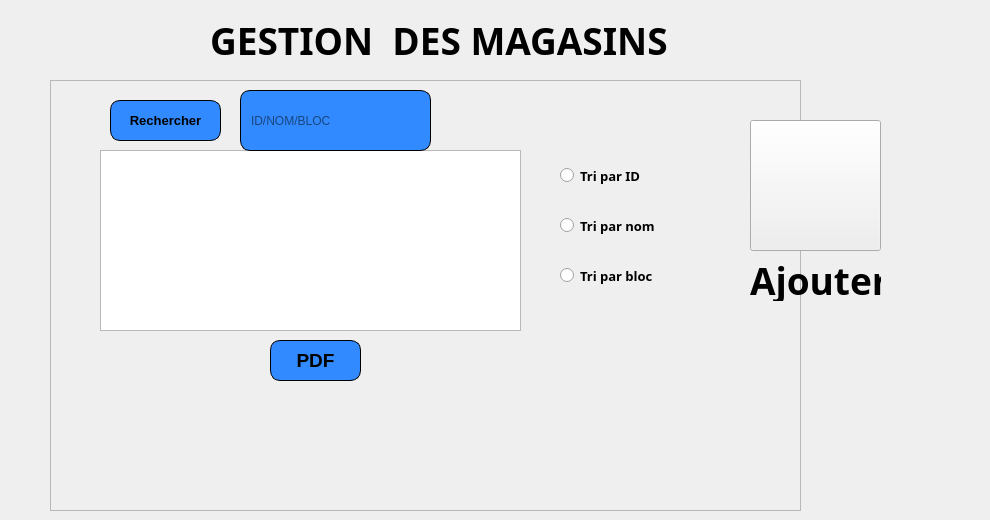
       <widget class="QWidget" name="tab_14">
        <attribute name="title">
         <string>Afficher magasin</string>
        </attribute>
        <widget class="QFrame" name="frame_2">
         <property name="geometry">
          <rect>
           <x>50</x>
           <y>80</y>
           <width>751</width>
           <height>431</height>
          </rect>
         </property>
         <property name="styleSheet">
          <string notr="true"/>
         </property>
         <property name="frameShape">
          <enum>QFrame::StyledPanel</enum>
         </property>
         <property name="frameShadow">
          <enum>QFrame::Raised</enum>
         </property>
         <widget class="QTableView" name="tableView_mag">
          <property name="geometry">
           <rect>
            <x>50</x>
            <y>70</y>
            <width>421</width>
            <height>181</height>
           </rect>
          </property>
          <property name="styleSheet">
           <string notr="true"/>
          </property>
          <property name="selectionMode">
           <enum>QAbstractItemView::SingleSelection</enum>
          </property>
          <property name="selectionBehavior">
           <enum>QAbstractItemView::SelectRows</enum>
          </property>
         </widget>
         <widget class="QPushButton" name="pushButton_recherche">
          <property name="geometry">
           <rect>
            <x>60</x>
            <y>20</y>
            <width>111</width>
            <height>41</height>
           </rect>
          </property>
          <property name="font">
           <font>
            <family>Arial</family>
            <pointsize>10</pointsize>
            <weight>75</weight>
            <italic>false</italic>
            <bold>true</bold>
           </font>
          </property>
          <property name="styleSheet">
           <string notr="true">	border: 1px solid black;
border-radius: 10px;
padding: 0 8px;
background: #318aff;
font: bold, &quot;Arial&quot;;;
text-align:center;</string>
          </property>
          <property name="text">
           <string>Rechercher</string>
          </property>
          <property name="icon">
           <iconset resource="projet.qrc">
            <normaloff>:/images/recherhche.png</normaloff>:/images/recherhche.png</iconset>
          </property>
          <property name="iconSize">
           <size>
            <width>30</width>
            <height>30</height>
           </size>
          </property>
         </widget>
         <widget class="QLineEdit" name="lineEdit_rechercher">
          <property name="geometry">
           <rect>
            <x>190</x>
            <y>10</y>
            <width>191</width>
            <height>61</height>
           </rect>
          </property>
          <property name="styleSheet">
           <string notr="true">	border: 1px solid black;
border-radius: 10px;
padding: 0 8px;
background: #318aff;
font: bold, &quot;Arial&quot;;;
text-align:center;</string>
          </property>
          <property name="placeholderText">
           <string>ID/NOM/BLOC</string>
          </property>
         </widget>
         <widget class="QRadioButton" name="radioButton_idm">
          <property name="geometry">
           <rect>
            <x>510</x>
            <y>80</y>
            <width>111</width>
            <height>31</height>
           </rect>
          </property>
          <property name="font">
           <font>
            <family>Century Gothic</family>
            <pointsize>10</pointsize>
            <weight>75</weight>
            <italic>false</italic>
            <bold>true</bold>
            <underline>false</underline>
           </font>
          </property>
          <property name="styleSheet">
           <string notr="true"/>
          </property>
          <property name="text">
           <string>Tri par ID</string>
          </property>
         </widget>
         <widget class="QRadioButton" name="radioButton_nomm">
          <property name="geometry">
           <rect>
            <x>510</x>
            <y>130</y>
            <width>121</width>
            <height>31</height>
           </rect>
          </property>
          <property name="font">
           <font>
            <family>Century Gothic</family>
            <pointsize>10</pointsize>
            <weight>75</weight>
            <bold>true</bold>
           </font>
          </property>
          <property name="styleSheet">
           <string notr="true"/>
          </property>
          <property name="text">
           <string>Tri par nom</string>
          </property>
         </widget>
         <widget class="QRadioButton" name="radioButton_blocm">
          <property name="geometry">
           <rect>
            <x>510</x>
            <y>180</y>
            <width>131</width>
            <height>31</height>
           </rect>
          </property>
          <property name="font">
           <font>
            <family>Century Gothic</family>
            <pointsize>10</pointsize>
            <weight>75</weight>
            <bold>true</bold>
           </font>
          </property>
          <property name="styleSheet">
           <string notr="true"/>
          </property>
          <property name="text">
           <string>Tri par bloc</string>
          </property>
         </widget>
         <widget class="QPushButton" name="pushButton_pdf_2">
          <property name="geometry">
           <rect>
            <x>220</x>
            <y>260</y>
            <width>91</width>
            <height>41</height>
           </rect>
          </property>
          <property name="font">
           <font>
            <family>Arial</family>
            <pointsize>14</pointsize>
            <weight>75</weight>
            <italic>false</italic>
            <bold>true</bold>
           </font>
          </property>
          <property name="styleSheet">
           <string notr="true">	border: 1px solid black;
border-radius: 10px;
padding: 0 8px;
background: #318aff;
font: bold, &quot;Arial&quot;;;
text-align:center;</string>
          </property>
          <property name="text">
           <string>PDF</string>
          </property>
          <property name="icon">
           <iconset resource="projet.qrc">
            <normaloff>:/images/pdf.png</normaloff>:/images/pdf.png</iconset>
          </property>
          <property name="iconSize">
           <size>
            <width>30</width>
            <height>30</height>
           </size>
          </property>
         </widget>
         <widget class="QLabel" name="label_maga">
          <property name="geometry">
           <rect>
            <x>20</x>
            <y>0</y>
            <width>641</width>
            <height>311</height>
           </rect>
          </property>
          <property name="text">
           <string/>
          </property>
          <property name="pixmap">
           <pixmap resource="projet.qrc">:/images/imf.jpg</pixmap>
          </property>
         </widget>
         <zorder>label_maga</zorder>
         <zorder>tableView_mag</zorder>
         <zorder>pushButton_recherche</zorder>
         <zorder>lineEdit_rechercher</zorder>
         <zorder>radioButton_idm</zorder>
         <zorder>radioButton_nomm</zorder>
         <zorder>radioButton_blocm</zorder>
         <zorder>pushButton_pdf_2</zorder>
        </widget>
        <widget class="QLabel" name="label_gestionmag">
         <property name="geometry">
          <rect>
           <x>210</x>
           <y>20</y>
           <width>461</width>
           <height>41</height>
          </rect>
         </property>
         <property name="font">
          <font>
           <family>Trebuchet MS</family>
           <pointsize>28</pointsize>
           <weight>75</weight>
           <bold>true</bold>
          </font>
         </property>
         <property name="text">
          <string>GESTION  DES MAGASINS</string>
         </property>
        </widget>
        <widget class="QLabel" name="label_ajouter_mag">
         <property name="geometry">
          <rect>
           <x>750</x>
           <y>260</y>
           <width>131</width>
           <height>41</height>
          </rect>
         </property>
         <property name="font">
          <font>
           <family>Trebuchet MS</family>
           <pointsize>28</pointsize>
           <weight>75</weight>
           <bold>true</bold>
          </font>
         </property>
         <property name="text">
          <string>Ajouter</string>
         </property>
        </widget>
        <widget class="QLabel" name="label_mags">
         <property name="geometry">
          <rect>
           <x>0</x>
           <y>0</y>
           <width>981</width>
           <height>451</height>
          </rect>
         </property>
         <property name="text">
          <string/>
         </property>
         <property name="pixmap">
          <pixmap resource="projet.qrc">:/images/haya.png</pixmap>
         </property>
        </widget>
        <widget class="QPushButton" name="pushButton_ajoutmag">
         <property name="geometry">
          <rect>
           <x>750</x>
           <y>120</y>
           <width>131</width>
           <height>131</height>
          </rect>
         </property>
         <property name="styleSheet">
          <string notr="true">
background-image: url(:/images/addmagasin.png);</string>
         </property>
         <property name="text">
          <string/>
         </property>
        </widget>
        <zorder>label_mags</zorder>
        <zorder>frame_2</zorder>
        <zorder>label_gestionmag</zorder>
        <zorder>label_ajouter_mag</zorder>
        <zorder>pushButton_ajoutmag</zorder>
       </widget>
